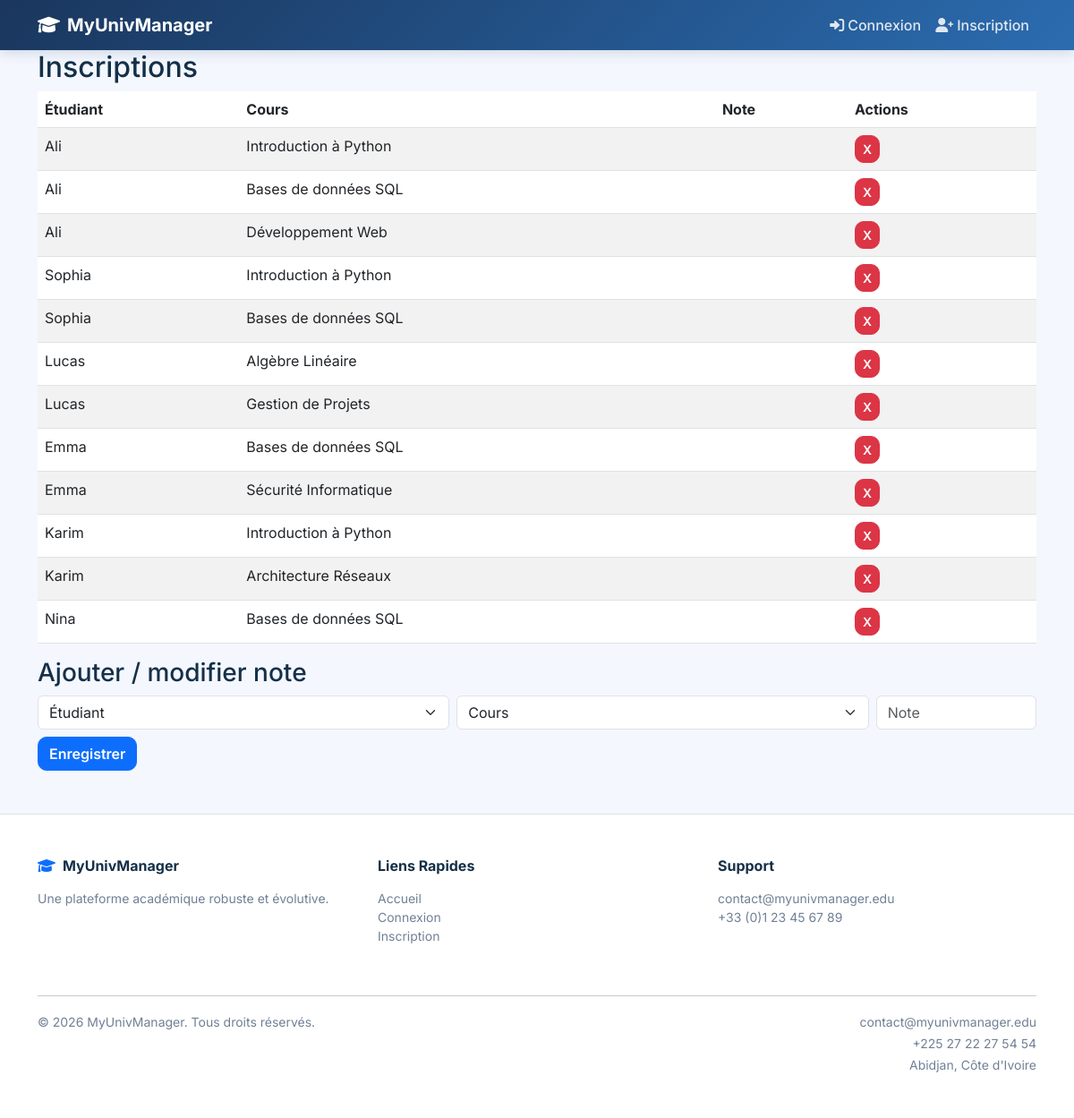
The app's page /backend-php/inscriptions.php with its own data.
### tables this page shows
CREATE TABLE inscriptions (
    idInscription INT AUTO_INCREMENT PRIMARY KEY,
    idEtudiant INT NOT NULL,
    idCours INT NOT NULL,
    date_inscription TIMESTAMP DEFAULT CURRENT_TIMESTAMP,
    note DECIMAL(5,2),
    statut ENUM('inscrit', 'valide', 'abandonne') DEFAULT 'inscrit',
    FOREIGN KEY (idEtudiant) REFERENCES etudiants(idEtudiant) ON DELETE CASCADE,
    FOREIGN KEY (idCours) REFERENCES cours(idCours) ON DELETE CASCADE,
    UNIQUE KEY unique_inscription (idEtudiant, idCours),
    INDEX idx_etudiant (idEtudiant),
    INDEX idx_cours (idCours)
);

CREATE TABLE etudiants (
    idEtudiant INT AUTO_INCREMENT PRIMARY KEY,
    numCarte VARCHAR(20) UNIQUE NOT NULL,
    nom VARCHAR(100) NOT NULL,
    prenom VARCHAR(100) NOT NULL,
    email VARCHAR(150),
    tel VARCHAR(20),
    filiere VARCHAR(100) NOT NULL,
    annee_entree INT,
    date_naissance DATE,
    created_at TIMESTAMP DEFAULT CURRENT_TIMESTAMP,
    updated_at TIMESTAMP DEFAULT CURRENT_TIMESTAMP ON UPDATE CURRENT_TIMESTAMP,
    INDEX idx_filiere (filiere),
    INDEX idx_numCarte (numCarte)
);

CREATE TABLE cours (
    idCours INT AUTO_INCREMENT PRIMARY KEY,
    codeCours VARCHAR(20) UNIQUE NOT NULL,
    intitule VARCHAR(200) NOT NULL,
    description TEXT,
    credits_ects INT,
    semestre INT,
    niveau VARCHAR(50),
    departement VARCHAR(100),
    prerequis VARCHAR(200),
    idEns_responsable INT,
    created_at TIMESTAMP DEFAULT CURRENT_TIMESTAMP,
    updated_at TIMESTAMP DEFAULT CURRENT_TIMESTAMP ON UPDATE CURRENT_TIMESTAMP,
    FOREIGN KEY (idEns_responsable) REFERENCES enseignants(idEns) ON DELETE SET NULL,
    INDEX idx_codeCours (codeCours),
    INDEX idx_semestre (semestre)
);

### backend-php/inscriptions.php (the view, shortened to what this page needs)
<?php
require 'config.php';
render_header('Inscriptions');
$list = $pdo->query('SELECT i.*, e.nom AS etu, c.intitule AS cours FROM inscriptions i JOIN etudiants e ON i.idEtudiant=e.idEtudiant JOIN cours c ON i.idCours=c.idCours')->fetchAll();
?>
<h2>Inscriptions</h2>
<table class="table table-striped">
<thead><tr><th>Étudiant</th><th>Cours</th><th>Note</th><th>Actions</th></tr></thead>
<tbody>
<?php foreach($list as $r): ?>
<tr>
<td><?=htmlspecialchars($r['etu'])?></td>
<td><?=htmlspecialchars($r['cours'])?></td>
<td><?=htmlspecialchars($r['note_finale'])?></td>
<td><a href="?action=delete&idEtudiant=<?=$r['idEtudiant']?>&idCours=<?=$r['idCours']?>" class="btn btn-sm btn-danger" onclick="return confirm('Supprimer?')">X</a></td>
</tr>
<?php endforeach; ?>
</tbody>
</table>
<h3>Ajouter / modifier note</h3>
<form method="post" class="row g-2">
<div class="col-md-5">
<select name="idEtudiant" class="form-select" required>
<option value="">Étudiant</option>
</select>
</div>
<div class="col-md-5">
<select name="idCours" class="form-select" required>
<option value="">Cours</option>
</select>
</div>
<div class="col-md-2"><input name="note_finale" type="number" step="0.01" class="form-control" placeholder="Note"></div>
<div class="col-12"><button class="btn btn-primary">Enregistrer</button></div>
</form>
<?php render_footer();
?>

### backend-php/config.php (shortened to what this page needs)
<?php
function render_header($title = 'MyUnivManager') {
    $role = $_SESSION['user_role'] ?? 'guest';
    $isLoggedIn = isset($_SESSION['user_id']);
    echo "<!DOCTYPE html>
<html lang='fr'>
<head>
    <meta charset='utf-8'>
    <meta name='viewport' content='width=device-width,initial-scale=1'>
    <title>" . htmlspecialchars($title) . "</title>
    <link href='https://fonts.googleapis.com/css2?family=Inter:wght@400;600;700&display=swap' rel='stylesheet'>
    <link href='https://cdn.jsdelivr.net/npm/bootstrap@5.3.0/dist/css/bootstrap.min.css' rel='stylesheet'>
    <link rel='stylesheet' href='https://cdnjs.cloudflare.com/ajax/libs/font-awesome/6.0.0/css/all.min.css'>
    <link rel='stylesheet' href='https://cdnjs.cloudflare.com/ajax/libs/animate.css/4.1.1/animate.min.css'/>
    <style>
        :root { --univ-blue: #1a365d; --univ-light: #f4f7fe; }
        * { font-family: 'Inter', -apple-system, BlinkMacSystemFont, 'Segoe UI', sans-serif; }
        body { background-color: var(--univ-light); color: #143048; }
        .navbar { background: linear-gradient(135deg, var(--univ-blue), #2b6cb0); box-shadow: 0 4px 12px rgba(26,54,93,0.15); }
        .nav-link { font-weight: 500; transition: all 0.3s ease; color: rgba(255,255,255,0.85) !important; }
        .nav-link:hover { color: #fff !important; transform: translateY(-2px); }
        .card { border: none; border-radius: 16px; box-shadow: 0 4px 12px rgba(0,0,0,0.06); transition: all 0.3s ease; }
        .card:hover { transform: translateY(-4px); box-shadow: 0 12px 24px rgba(0,0,0,0.1); }
        .icon-box { display: flex; align-items: center; justify-content: center; background-color: rgba(0,0,0,0.05) !important; border-radius: 12px; }
        .text-muted { color: #718096 !important; }
        .badge { border-radius: 8px; padding: 0.5rem 1rem; font-weight: 600; }
        .btn { border-radius: 10px; font-weight: 600; transition: all 0.3s ease; }
        .btn:hover { transform: translateY(-2px); box-shadow: 0 8px 16px rgba(0,0,0,0.1); }
    </style>
</head>
<body>
<nav class='navbar navbar-expand-lg navbar-dark'>
    <div class='container'>
        <a class='navbar-brand fw-bold' href='accueil.php'><i class='fas fa-graduation-cap me-2'></i>MyUnivManager</a>
        <button class='navbar-toggler' type='button' data-bs-toggle='collapse' data-bs-target='#navbarNav'></button>
        <div class='collapse navbar-collapse' id='navbarNav'>
            <ul class='navbar-nav ms-auto'>";
                if($isLoggedIn) {
                    if($role === 'admin') {
                        echo "<li class='nav-item'><a class='nav-link' href='etudiants.php'><i class='fas fa-users me-1'></i>Étudiants</a></li>";
                        echo "<li class='nav-item'><a class='nav-link' href='enseignants.php'><i class='fas fa-chalkboard-user me-1'></i>Enseignants</a></li>";
                        echo "<li class='nav-item'><a class='nav-link' href='cours.php'><i class='fas fa-book me-1'></i>Cours</a></li>";
                    } elseif($role === 'etudiant') {
                        echo "<li class='nav-item'><a class='nav-link' href='index.php'><i class='fas fa-chart-pie me-1'></i>Mon Tableau</a></li>";
                    }
                    echo "<li class='nav-item'><a class='nav-link text-danger' href='logout.php'><i class='fas fa-sign-out-alt me-1'></i>Déconnexion</a></li>";
                } else {
                    echo "<li class='nav-item'><a class='nav-link' href='login.php'><i class='fas fa-sign-in-alt me-1'></i>Connexion</a></li>";
                    echo "<li class='nav-item'><a class='nav-link' href='register.php'><i class='fas fa-user-plus me-1'></i>Inscription</a></li>";
                }
    echo "    </ul>
        </div>
    </div>
</nav>
<div class='container'>
";
}
function render_footer() {
    echo "</div>
    <footer class='bg-white border-top py-5 mt-5'>
        <div class='container'>
            <div class='row'>
                <div class='col-md-4 mb-4'>
                    <h6 class='fw-bold mb-3'><i class='fas fa-graduation-cap me-2 text-primary'></i>MyUnivManager</h6>
                    <p class='small text-muted'>Une plateforme académique robuste et évolutive.</p>
                </div>
                <div class='col-md-4 mb-4'>
                    <h6 class='fw-bold mb-3'>Liens Rapides</h6>
                    <ul class='list-unstyled small text-muted'>
                        <li><a href='accueil.php' class='text-decoration-none text-muted'>Accueil</a></li>
                        <li><a href='login.php' class='text-decoration-none text-muted'>Connexion</a></li>
                        <li><a href='register.php' class='text-decoration-none text-muted'>Inscription</a></li>
                    </ul>
                </div>
                <div class='col-md-4 mb-4'>
                    <h6 class='fw-bold mb-3'>Support</h6>
                    <p class='small text-muted'>contact@myunivmanager.edu<br>+33 (0)1 23 45 67 89</p>
                </div>
            </div>
            <hr class='my-3'>
            <div class='row'>
                <div class='col-md-6'>
                    <small class='text-muted'>&copy; " . date('Y') . " MyUnivManager. Tous droits réservés.</small>
                </div>
                <div class='col-md-6 text-end'>
                    <small class='text-muted'>
                        contact@myunivmanager.edu<br>
                        +225 27 22 27 54 54 <br>
                        Abidjan, Côte d'Ivoire
                    </small>
                </div>
            </div>
        </div>
    </footer>
    <script src='https://cdn.jsdelivr.net/npm/bootstrap@5.3.0/dist/js/bootstrap.bundle.min.js'></script>
    <script src='https://cdn.jsdelivr.net/npm/chart.js@3.9.1/dist/chart.min.js'></script>
</body>
</html>";
}

### backend-php/config.php (style rules this page uses)
:root { --univ-blue: #1a365d; --univ-light: #f4f7fe; }
* { font-family: 'Inter', -apple-system, BlinkMacSystemFont, 'Segoe UI', sans-serif; }
body { background-color: var(--univ-light); color: #143048; }
.navbar { background: linear-gradient(135deg, var(--univ-blue), #2b6cb0); box-shadow: 0 4px 12px rgba(26,54,93,0.15); }
.nav-link { font-weight: 500; transition: all 0.3s ease; color: rgba(255,255,255,0.85) !important; }
.text-muted { color: #718096 !important; }
.btn { border-radius: 10px; font-weight: 600; transition: all 0.3s ease; }

### records on screen
inscriptions: idEtudiant.nom "Ali", idCours.intitule "Introduction à Python"
inscriptions: idEtudiant.nom "Ali", idCours.intitule "Bases de données SQL"
inscriptions: idEtudiant.nom "Ali", idCours.intitule "Développement Web"
inscriptions: idEtudiant.nom "Sophia", idCours.intitule "Introduction à Python"
inscriptions: idEtudiant.nom "Sophia", idCours.intitule "Bases de données SQL"
inscriptions: idEtudiant.nom "Lucas", idCours.intitule "Algèbre Linéaire"
inscriptions: idEtudiant.nom "Lucas", idCours.intitule "Gestion de Projets"
inscriptions: idEtudiant.nom "Emma", idCours.intitule "Bases de données SQL"
inscriptions: idEtudiant.nom "Emma", idCours.intitule "Sécurité Informatique"
inscriptions: idEtudiant.nom "Karim", idCours.intitule "Introduction à Python"
inscriptions: idEtudiant.nom "Karim", idCours.intitule "Architecture Réseaux"
inscriptions: idEtudiant.nom "Nina", idCours.intitule "Bases de données SQL"
